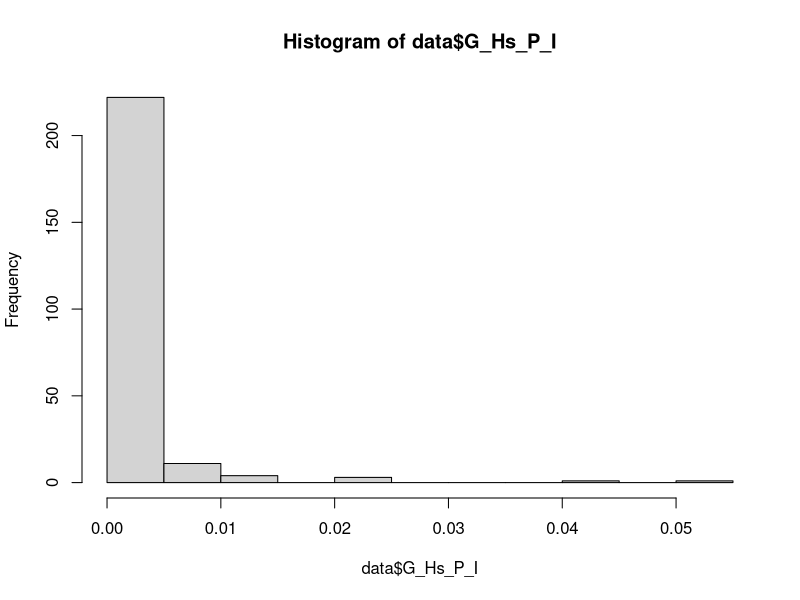
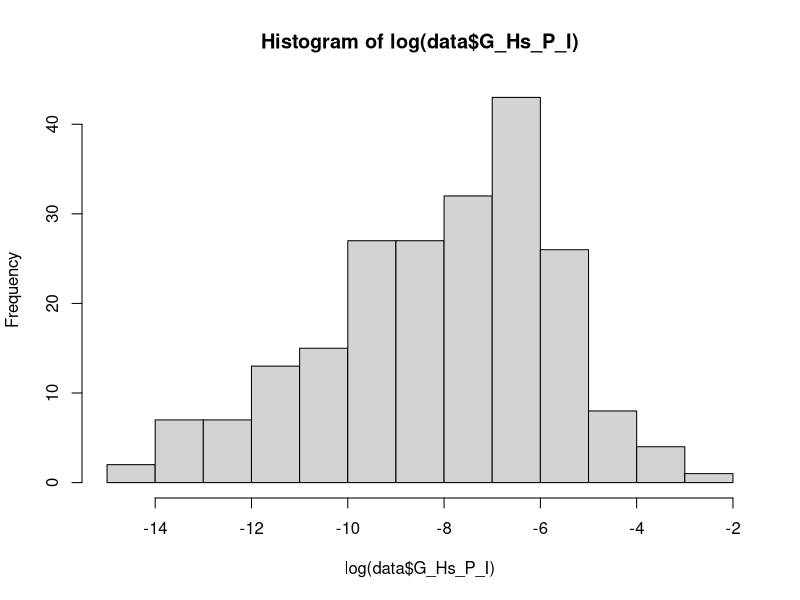
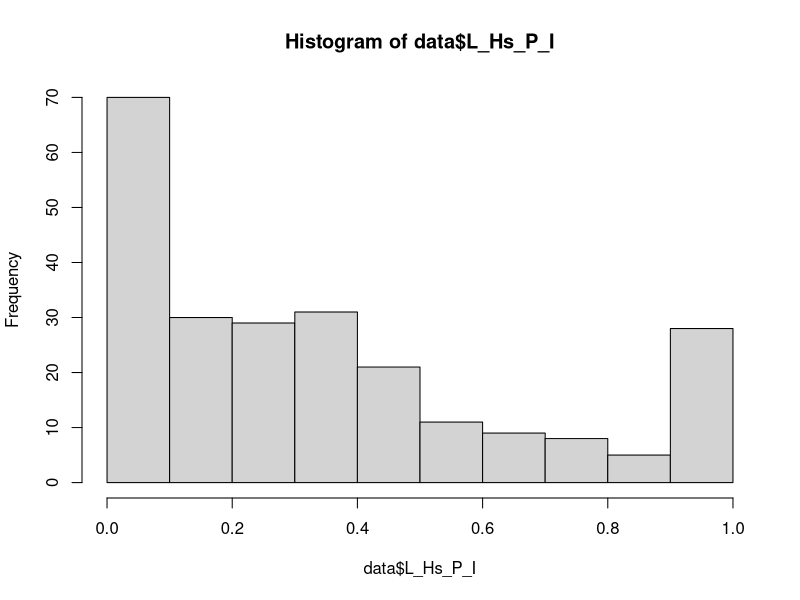
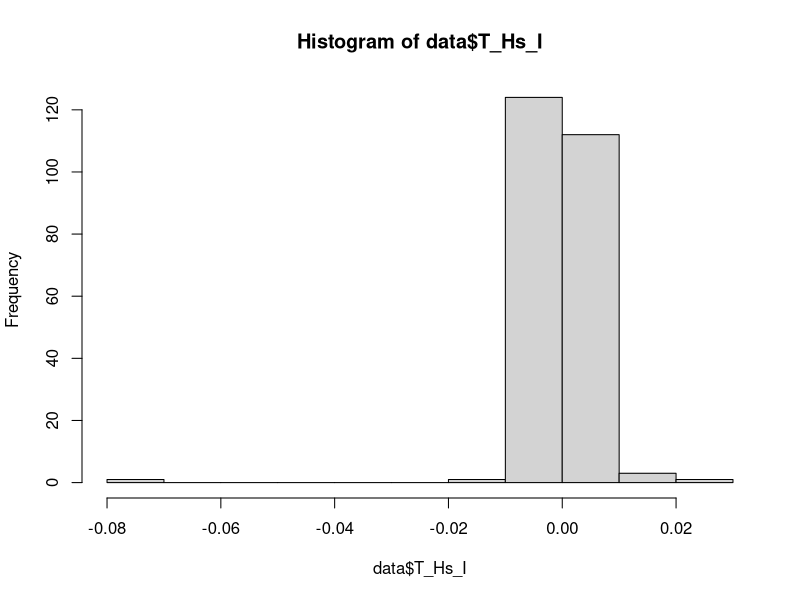

The R script that drew these images, in order:
# Joy Kumagai 
# Date: April 2021
# Descriptive Statistics
# Habitat Protection Index Project

##### Load Packages #####
library(tidyverse) # Easily Install and Load the 'Tidyverse'

##### Descriptive Statistics #####
data <- read.csv("Data_final/habitat_protection_indexes_average.csv", encoding = "UTF-8")

## Global Habitat Protection Index (top jurisdictions)
top_5 <- data %>% 
  slice_max(order_by = G_Hs_P_I, n = 5) %>% 
  print()

sum(top_5$G_Hs_P_I)

## Counts for L_Hs_P_I (Local Habitat Protection Index)
n <- data %>% 
  drop_na(L_Hs_P_I) %>% 
  count() %>% 
  print()

n_zero <- data %>% 
  filter(L_Hs_P_I == 0) %>% 
  count() %>% 
  print()

n_hundred <- data %>% 
  filter(L_Hs_P_I == 1) %>% 
  count() %>% 
  print()

data %>% 
  filter(L_Hs_P_I < .25) %>% 
  count()

data %>% 
  filter(L_Hs_P_I > .50) %>% 
  count()

data %>% 
  slice_max(order_by = L_Hs_P_I, n = 20)

## Histograms 
# Global Habitat Protection Index 
hist(data$G_Hs_P_I)
hist(log(data$G_Hs_P_I))

# Local Habitat Protection Index 
hist(data$L_Hs_P_I)
quantile(data$L_Hs_P_I, na.rm = TRUE)


## Targeted Global Habitat Protection Index
data %>% 
  slice_max(order_by = T_Hs_I, n = 10) # Top 10 

hist(data$T_Hs_I)

data %>% 
  filter(T_Hs_I > 0) %>% 
  count()

data %>% 
  filter(T_Hs_I < 0) %>% 
  count()

## Habitat Specific Counts of Jurisdictions
data2 <- read.csv("Data_final/habitat_protection_indexes.csv", encoding = "UTF-8")
data2 %>% 
  filter(habitat == "coldcorals") %>% 
  drop_na(T_H_I) %>% 
  count()

data2 %>% 
  filter(habitat == "coralreefs") %>% 
  drop_na(T_H_I) %>% 
  count()

data2 %>% 
  filter(habitat == "knolls_seamounts") %>% 
  drop_na(T_H_I) %>% 
  count()

data2 %>% 
  filter(habitat == "mangroves") %>% 
  drop_na(T_H_I) %>% 
  count()

data2 %>% 
  filter(habitat == "saltmarshes") %>% 
  drop_na(T_H_I) %>% 
  count()

data2 %>% 
  filter(habitat == "seagrasses") %>% 
  drop_na(T_H_I) %>% 
  count()

